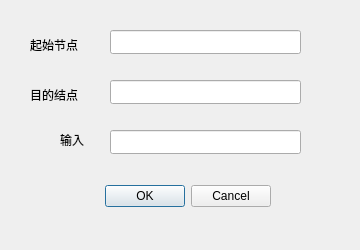
<?xml version="1.0" encoding="UTF-8"?>
<ui version="4.0">
 <class>addEdgeDlg</class>
 <widget class="QDialog" name="addEdgeDlg">
  <property name="geometry">
   <rect>
    <x>0</x>
    <y>0</y>
    <width>360</width>
    <height>250</height>
   </rect>
  </property>
  <property name="windowTitle">
   <string>AddEdge</string>
  </property>
  <widget class="QDialogButtonBox" name="buttonBox">
   <property name="geometry">
    <rect>
     <x>80</x>
     <y>180</y>
     <width>191</width>
     <height>32</height>
    </rect>
   </property>
   <property name="orientation">
    <enum>Qt::Horizontal</enum>
   </property>
   <property name="standardButtons">
    <set>QDialogButtonBox::Cancel|QDialogButtonBox::Ok</set>
   </property>
  </widget>
  <widget class="QLabel" name="label_2">
   <property name="geometry">
    <rect>
     <x>30</x>
     <y>20</y>
     <width>71</width>
     <height>49</height>
    </rect>
   </property>
   <property name="text">
    <string>起始节点</string>
   </property>
  </widget>
  <widget class="QLineEdit" name="lineEdit_edA">
   <property name="geometry">
    <rect>
     <x>110</x>
     <y>80</y>
     <width>191</width>
     <height>24</height>
    </rect>
   </property>
   <property name="readOnly">
    <bool>true</bool>
   </property>
  </widget>
  <widget class="QLineEdit" name="lineEdit_stA">
   <property name="geometry">
    <rect>
     <x>110</x>
     <y>30</y>
     <width>191</width>
     <height>24</height>
    </rect>
   </property>
   <property name="readOnly">
    <bool>true</bool>
   </property>
  </widget>
  <widget class="QLabel" name="label">
   <property name="geometry">
    <rect>
     <x>30</x>
     <y>70</y>
     <width>71</width>
     <height>49</height>
    </rect>
   </property>
   <property name="text">
    <string>目的结点</string>
   </property>
  </widget>
  <widget class="QLineEdit" name="lineEdit_inputA">
   <property name="geometry">
    <rect>
     <x>110</x>
     <y>130</y>
     <width>191</width>
     <height>24</height>
    </rect>
   </property>
  </widget>
  <widget class="QLabel" name="label_3">
   <property name="geometry">
    <rect>
     <x>60</x>
     <y>120</y>
     <width>30</width>
     <height>39</height>
    </rect>
   </property>
   <property name="text">
    <string>输入</string>
   </property>
  </widget>
 </widget>
 <resources/>
 <connections>
  <connection>
   <sender>buttonBox</sender>
   <signal>accepted()</signal>
   <receiver>addEdgeDlg</receiver>
   <slot>accept()</slot>
   <hints>
    <hint type="sourcelabel">
     <x>248</x>
     <y>254</y>
    </hint>
    <hint type="destinationlabel">
     <x>157</x>
     <y>274</y>
    </hint>
   </hints>
  </connection>
  <connection>
   <sender>buttonBox</sender>
   <signal>rejected()</signal>
   <receiver>addEdgeDlg</receiver>
   <slot>reject()</slot>
   <hints>
    <hint type="sourcelabel">
     <x>316</x>
     <y>260</y>
    </hint>
    <hint type="destinationlabel">
     <x>286</x>
     <y>274</y>
    </hint>
   </hints>
  </connection>
 </connections>
</ui>
